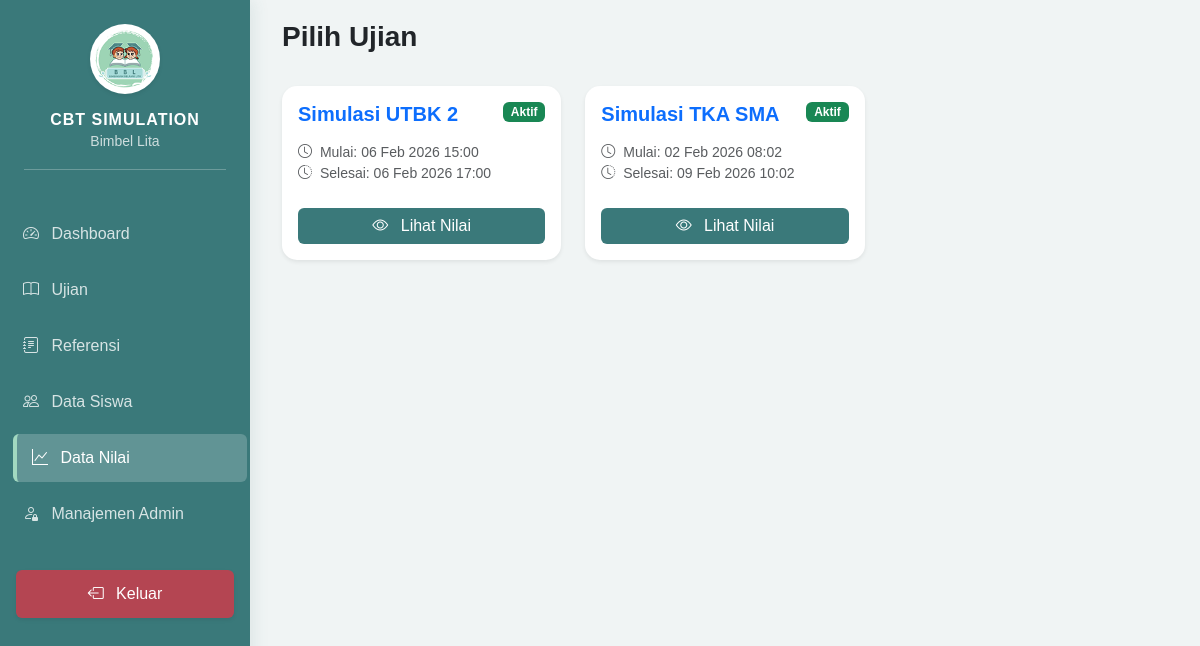
The page /admin/dashboard.php?page=scores (signed in) on the database as committed earlier.
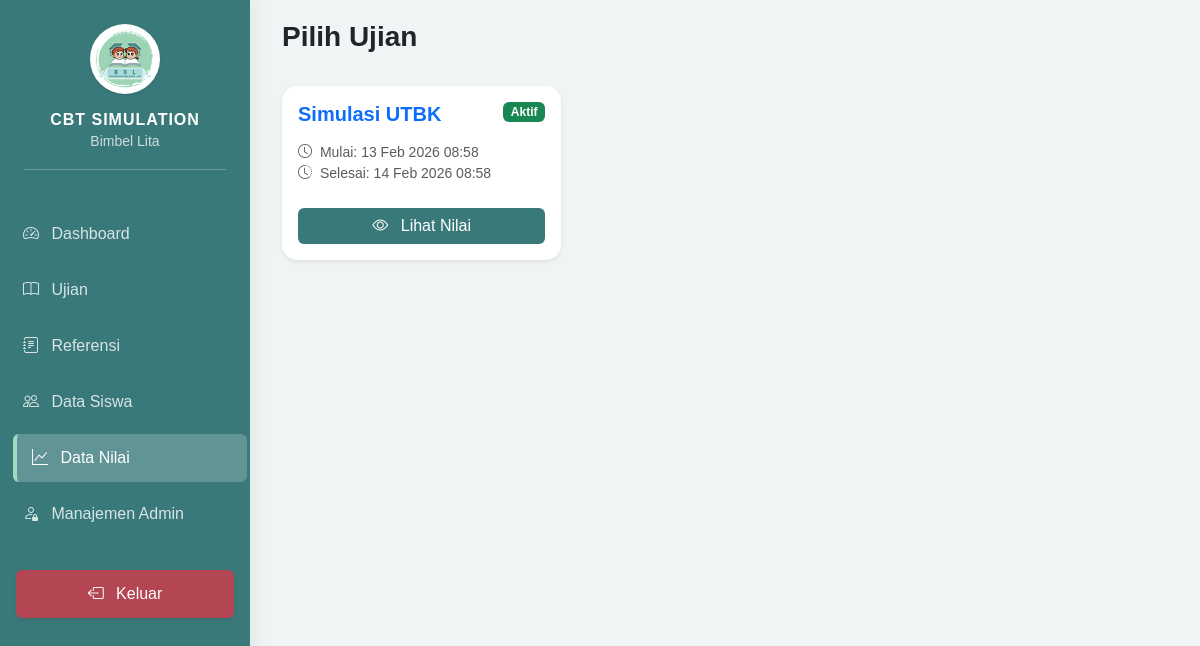
The same page on the database as committed later.
### tables this page shows
CREATE TABLE `exams` (
  `id` int NOT NULL,
  `exam_name` varchar(255) NOT NULL,
  `start_date` datetime NOT NULL,
  `end_date` datetime NOT NULL,
  `is_active` tinyint(1) DEFAULT '1',
  `created_at` timestamp NULL DEFAULT CURRENT_TIMESTAMP
);

### admin/modules/scores/index.php (the view, shortened to what the changed rows need)
<?php
$exam_id = isset($_GET['exam_id']) ? $_GET['exam_id'] : null;
if ($exam_id):
    $stmt_exam = $pdo->prepare("SELECT * FROM exams WHERE id = ?");
    $stmt_exam->execute([$exam_id]);
    $exam = $stmt_exam->fetch(PDO::FETCH_ASSOC);
    if (!$exam) {
        echo "<div class='alert alert-danger'>Ujian tidak ditemukan.</div>";
        exit;
    }
    $query = "
        SELECT
            es.id,
            s.full_name,
            s.class,
            e.exam_name,
            sb.name AS subject_name,
            es.score,
            es.status,
            es.start_time,
            es.end_time
        FROM exam_sessions es
        JOIN students s ON es.student_id = s.id
        JOIN exams e ON es.exam_id = e.id
        JOIN subjects sb ON es.subject_id = sb.id
        WHERE es.exam_id = :exam_id
        ORDER BY es.start_time DESC
    ";
    try {
        $stmt = $pdo->prepare($query);
        $stmt->execute(['exam_id' => $exam_id]);
        $scores = $stmt->fetchAll(PDO::FETCH_ASSOC);
    } catch (PDOException $e) {
        echo "Error: " . $e->getMessage();
        exit;
    }
?>
    <div class="d-flex justify-content-between align-items-center mb-4">
        <div>
            <a href="dashboard.php?page=scores" class="btn btn-outline-secondary btn-sm mb-2">
                <i class="bi bi-arrow-left"></i> Kembali ke Daftar Ujian
            </a>
            <h3 class="fw-bold">Nilai: <?= htmlspecialchars($exam['exam_name']) ?></h3>
            <p class="text-muted mb-0">
                <i class="bi bi-calendar-event me-1"></i>
                <?= date('d M Y H:i', strtotime($exam['start_date'])) ?> - <?= date('d M Y H:i', strtotime($exam['end_date'])) ?>
            </p>
        </div>
        <div class="d-flex gap-2 align-items-end">
            <a href="modules/scores/export.php?exam_id=<?= $exam_id ?>" class="btn btn-success text-white">
                <i class="bi bi-file-earmark-excel"></i> Export Excel
            </a>
            <div class="input-group" style="width: 250px;">
                <span class="input-group-text bg-white border-end-0"><i class="bi bi-search text-muted"></i></span>
                <input type="text" id="searchInput" class="form-control border-start-0" placeholder="Cari nama siswa...">
            </div>
        </div>
    </div>
    <div class="card border-0 shadow-sm">
        <div class="card-body p-0">
            <div class="table-responsive">
                <table class="table table-hover align-middle mb-0" id="scoreTable">
                    <thead class="table-light">
                        <tr>
                            <th scope="col" class="text-center" style="width: 60px;">No</th>
                            <th scope="col">Nama Siswa</th>
                            <th scope="col">Kelas</th>
                            <th scope="col">Mata Pelajaran</th>
                            <th scope="col">Nilai</th>
                            <th scope="col">Status</th>
                            <th scope="col">Waktu Mengerjakan</th>
                            <th scope="col" class="text-center" style="width: 100px;">Aksi</th>
                        </tr>
                    </thead>
                    <tbody id="tableBody">
                        <?php if (count($scores) > 0): ?>
                            <?php foreach ($scores as $index => $row): ?>
                                <tr class="score-row">
                                    <td class="text-center"><?= $index + 1 ?></td>
                                    <td>
                                        <div class="fw-semibold student-name"><?= htmlspecialchars($row['full_name']) ?></div>
                                    </td>
                                    <td><?= htmlspecialchars($row['class']) ?></td>
                                    <td><?= htmlspecialchars($row['subject_name']) ?></td>
                                    <td>
                                        <?php
                                        $scoreClass = 'text-success';
                                        if ($row['score'] < 50) $scoreClass = 'text-danger';
                                        elseif ($row['score'] < 75) $scoreClass = 'text-warning';
                                        ?>
                                        <span class="fw-bold <?= $scoreClass ?>"><?= number_format($row['score'], 2) ?></span>
                                    </td>
                                    <td>
                                        <?php if ($row['status'] == 'finished'): ?>
                                            <span class="badge bg-success">Selesai</span>
                                        <?php else: ?>
                                            <span class="badge bg-warning text-dark">Sedang Mengerjakan</span>
                                        <?php endif; ?>
                                    </td>
                                    <td>
                                        <small class="text-muted">
                                            <?= date('d M Y H:i', strtotime($row['start_time'])) ?>
                                        </small>
                                    </td>
                                    <td class="text-center">
                                        <div class="d-flex justify-content-center gap-1">
                                            <?php if ($row['status'] != 'finished'): ?>
                                                <button class="btn btn-warning btn-sm text-dark" onclick="finishExam(<?= $row['id'] ?>, '<?= htmlspecialchars($row['full_name']) ?>')" title="Selesaikan Ujian">
                                                    <i class="bi bi-check-circle"></i>
                                                </button>
                                            <?php endif; ?>
                                            <button class="btn btn-danger btn-sm" onclick="deleteScore(<?= $row['id'] ?>, '<?= htmlspecialchars($row['full_name']) ?>')" title="Hapus Nilai">
                                                <i class="bi bi-trash"></i>
                                            </button>
                                        </div>
                                    </td>
                                </tr>
                            <?php endforeach; ?>
                        <?php endif; ?>
                        <tr id="noData" style="display: none;">
                            <td colspan="7" class="text-center p-4 text-muted">
                                <i class="bi bi-inbox fs-1 d-block mb-2"></i>
                                Data tidak ditemukan.
                            </td>
                        </tr>
                    </tbody>
                </table>
            </div>
        </div>
        <div class="card-footer bg-white border-0 py-3">
            <nav>
                <ul class="pagination pagination-sm justify-content-center mb-0" id="paginationControls"></ul>
            </nav>
        </div>
    </div>
    <script>
    // Logika Pencarian & Paginasi (Sama seperti sebelumnya)
    const rowsPerPage = 20;
    let currentPage = 1;
    const searchInput = document.getElementById('searchInput');
    const tableBody = document.getElementById('tableBody');
    const allRows = Array.from(tableBody.querySelectorAll('.score-row'));
    const noDataRow = document.getElementById('noData');
    const paginationControls = document.getElementById('paginationControls');
    function displayTable() {
        const filter = searchInput.value.toLowerCase();
        const filteredRows = allRows.filter(row => {
            const name = row.querySelector('.student-name').textContent.toLowerCase();
            return name.includes(filter);
        });
        const totalPages = Math.ceil(filteredRows.length / rowsPerPage);
        allRows.forEach(row => row.style.display = 'none');
        noDataRow.style.display = 'none';
        if (filteredRows.length === 0) {
            if (allRows.length > 0) {
                noDataRow.style.display = '';
            } else {
                noDataRow.style.display = '';
                noDataRow.querySelector('td').textContent = 'Data belum tersedia untuk ujian ini.';
            }
            paginationControls.innerHTML = '';
        } else {
            const start = (currentPage - 1) * rowsPerPage;
            const end = start + rowsPerPage;
            filteredRows.slice(start, end).forEach(row => row.style.display = '');
            setupPagination(totalPages);
        }
    }
    function setupPagination(totalPages) {
        paginationControls.innerHTML = '';
        if (totalPages <= 1) return;
        for (let i = 1; i <= totalPages; i++) {
            const li = document.createElement('li');
            li.className = `page-item ${i === currentPage ? 'active' : ''}`;
            li.innerHTML = `<a class="page-link" href="#">${i}</a>`;
            li.addEventListener('click', (e) => {
                e.preventDefault();
                currentPage = i;
                displayTable();
            });
            paginationControls.appendChild(li);
        }
    }
    searchInput.addEventListener('keyup', () => {
        currentPage = 1;
        displayTable();
    });
    displayTable();
    // Fungsi untuk menghapus data nilai
    function deleteScore(id, studentName) {
        if (confirm(`Apakah Anda yakin ingin menghapus nilai siswa "${studentName}"?\n\nData yang dihapus tidak dapat dikembalikan!`)) {
            // Redirect ke process.php dengan parameter delete
            window.location.href = 'modules/scores/process.php?action=delete&id=' + id + '&exam_id=<?= $exam_id ?>';
        }
    }
    // Fungsi untuk menyelesaikan ujian secara paksa
    function finishExam(id, studentName) {
        if (confirm(`Apakah Anda yakin ingin menyelesaikan paksa ujian untuk siswa "${studentName}"?\n\nSistem akan menghitung nilai berdasarkan jawaban yang sudah tersimpan.`)) {
            // Redirect ke process.php dengan parameter finish
            window.location.href = 'modules/scores/process.php?action=finish&id=' + id + '&exam_id=<?= $exam_id ?>';
        }
    }
    </script>
<?php
else:
    $stmt = $pdo->query("SELECT * FROM exams ORDER BY created_at DESC");
    $exams = $stmt->fetchAll(PDO::FETCH_ASSOC);
?>
    <div class="row g-4">
        <?php foreach ($exams as $exam): ?>
            <div class="col-md-6 col-lg-4">
                <div class="card h-100 border-0 shadow-sm hover-shadow transition">
                    <div class="card-body">
                        <div class="d-flex justify-content-between align-items-start mb-3">
                            <h5 class="card-title fw-bold text-primary mb-0"><?= htmlspecialchars($exam['exam_name']) ?></h5>
                            <?php if ($exam['is_active']): ?>
                                <span class="badge bg-success">Aktif</span>
                            <?php else: ?>
                                <span class="badge bg-secondary">Non-Aktif</span>
                            <?php endif; ?>
                        </div>
                        <p class="card-text text-muted small mb-4">
                            <i class="bi bi-clock me-1"></i> Mulai: <?= date('d M Y H:i', strtotime($exam['start_date'])) ?><br>
                            <i class="bi bi-clock-history me-1"></i> Selesai: <?= date('d M Y H:i', strtotime($exam['end_date'])) ?>
                        </p>
                        <a href="dashboard.php?page=scores&exam_id=<?= $exam['id'] ?>" class="btn btn-primary w-100">
                            <i class="bi bi-eye me-2"></i> Lihat Nilai
                        </a>
                    </div>
                </div>
            </div>
        <?php endforeach; ?>
    </div>
<?php endif; ?>

Rows that differ between the two databases and show on the page:
removed exams: exam_name "Simulasi UTBK 2", is_active "Aktif", start_date "06 Feb 2026 15:00", end_date "06 Feb 2026 17:00"
removed exams: exam_name "Simulasi TKA SMA", is_active "Aktif", start_date "02 Feb 2026 08:02", end_date "09 Feb 2026 10:02"
added exams: exam_name "Simulasi UTBK", is_active "Aktif", start_date "13 Feb 2026 08:58", end_date "14 Feb 2026 08:58"
